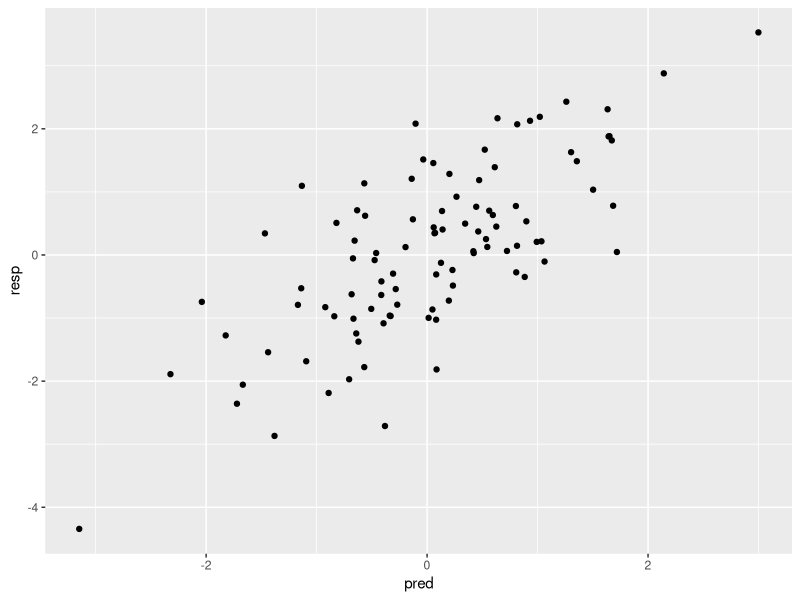

R code for this plot:
library(tidyverse)
library(cowplot)

# get arguments
tmp <- commandArgs(TRUE)

# make a named list of arguments
lst <- strsplit(tmp, '=', fixed = TRUE) %>%
  lapply(`[`, 2)

names(lst) <- strsplit(tmp, '=', fixed = TRUE) %>%
  sapply(`[`, 1)
# fill in defaults if not given
if(is.null(lst$out))
  lst$out <- 'out1.pdf'

if(!is.null(lst$seed))
  set.seed(as.numeric(lst$seed))

dat <- data_frame(pred = rnorm(100),
                  resp = pred + rnorm(100))

pdf(lst$out)
ggplot(dat, aes(pred, resp)) +
  geom_point()
dev.off()
